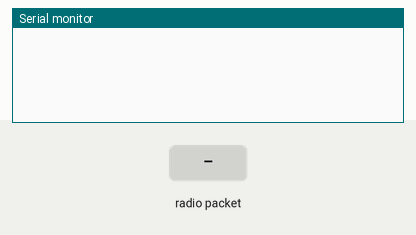
This sketch was run on a simulated Arduino Uno, built with avr-gcc and run on an emulated ATmega328P. Parts: the last lines printed to the serial monitor. The inputs (shaded band) are chosen by the test bench. No radio packets arrive unless stated.

Above: at 1.2 s.
1.3 s: radio packet "1" arrives
At 2.5 s:
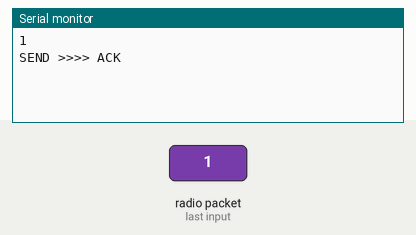
2.8 s: radio packet "0" arrives
At 3.7 s:
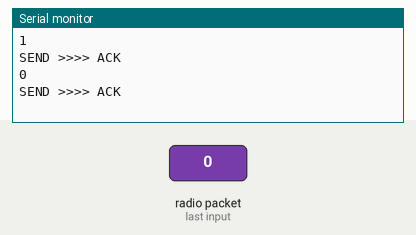
4.3 s: radio packet "2" arrives
At 4.8 s:
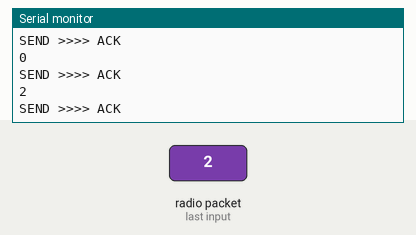

Measured:
- after the input at 1.3 s, the serial monitor: prints a new line at once (image 1)
- after the input at 2.8 s, the serial monitor: prints a new line at once (image 2)
- after the input at 4.3 s, the serial monitor: prints a new line at once (image 3)

The sketch:

arduino_Receive.ino
```cpp
/*
 * ARDUINO RECEIVE DATA FROM CONTAINER WAIT FOR RASPBERRY PI TO READ DATA
 */
#define DEBUG

#include <Wire.h>
#include <SPI.h>
#include <RF24.h>

#define IRQ    2
#define CE     9
#define CSN   10

#define SLAVE_ADDR 0x08
#define DATA_SIZE 32

char receivedMessage[DATA_SIZE];
String dataPi;

// ce, csn pins
RF24 radio(CE,CSN);

void setup() {
  const uint64_t pipeWrite = 0xE8E8F0F0E1LL;
  const uint64_t pipeRead = 0xF0F0F0F0E1LL;
#ifdef DEBUG
  Serial.begin(115200);
#endif
  radio.begin();
  radio.setDataRate(RF24_1MBPS);
  radio.setPALevel(RF24_PA_MIN);
  radio.setChannel(0x76);
  radio.openWritingPipe(pipeWrite);
  radio.openReadingPipe(1,pipeRead);
  radio.enableDynamicPayloads();

  Wire.begin(SLAVE_ADDR);
  Wire.onRequest(requestEvent);
}

/*
 * Wait for a request from raspberry pi
 */

void requestEvent(){
  dataPi = "";
  for(int i = 0; i < DATA_SIZE; i++){
    if(receivedMessage[i]>= 32 and receivedMessage[i] <= 126){
      dataPi += (char)receivedMessage[i];
    }
    else if(dataPi == ""){
      dataPi = "empty";
    }
  }
  Wire.write(dataPi.c_str());
}

/*
 *     Clear received message
 *     start listening
 */

void loop(){
  delay(10);
  receivedMessage[DATA_SIZE] = {0};
  radio.startListening();
  while(!radio.available());
  if(radio.available()){
    radio.read(receivedMessage,sizeof(receivedMessage));
#ifdef DEBUG
    Serial.println(receivedMessage);
#endif
  }

  delay(10);
  String stringData(receivedMessage);
  if(stringData != ""){
    radio.stopListening();
    const char text[] = "ACK";
    radio.write(&text,sizeof(text));
#ifdef DEBUG
    Serial.print("SEND >>>> ");
    Serial.println(text);
#endif
  }

}
```
